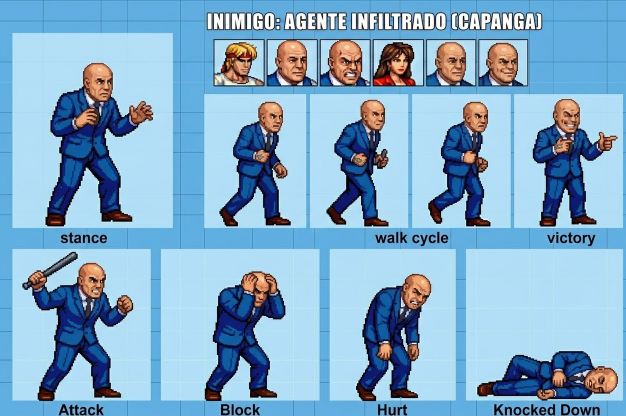
#> input picture werner-game/assets/agbald.jpg, 1251 x 832 px, given in place of agblue.jpg.jpg, which was not available (shown at 1/2 size)
$ python auto.py . agblue.jpg
#> lines starting #> are read from the running program, lines starting #| are printed output that depends on the picture; after the words box and inside, x2 and y2 are one past the last pixel; in counts of white or black regions, pixels touching at a corner belong together; pictures that were not available may be replaced by others from this repository, and a replacement may not be noted
import sys,json,numpy as np
from PIL import Image,ImageDraw
from scipy import ndimage as nd
SP=sys.argv[1];name=sys.argv[2]
im=Image.open(f'{SP}/sheets/{name}.jpg').convert('RGB');A=np.array(im).astype(int)
#> further down, im is the input picture: PIL image 1251x832 RGB; mean R, G, B 130.5, 171.4, 200.9
light=(A[:,:,2]>225)&(A[:,:,0]>150)&(A[:,:,1]>195)
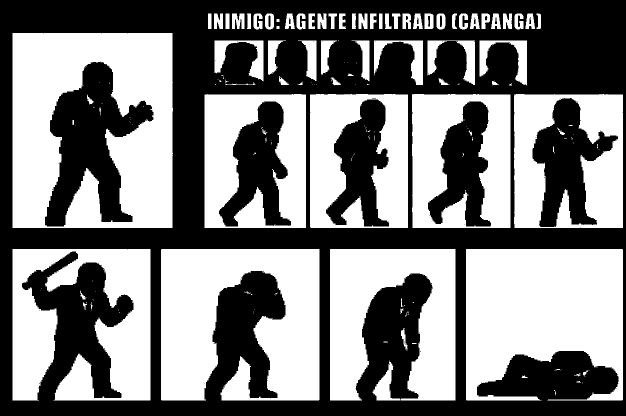
#> light: shape (832, 1251) bool (shown at 1/2 size); 49.9% white; 207 white regions (131 under 20 px), largest, box (x1, y1, x2, y2) and area: (25, 66, 346, 456) 90608, (932, 498, 1246, 801) 76129, (322, 498, 639, 801) 72122
light=nd.binary_closing(light,iterations=2)
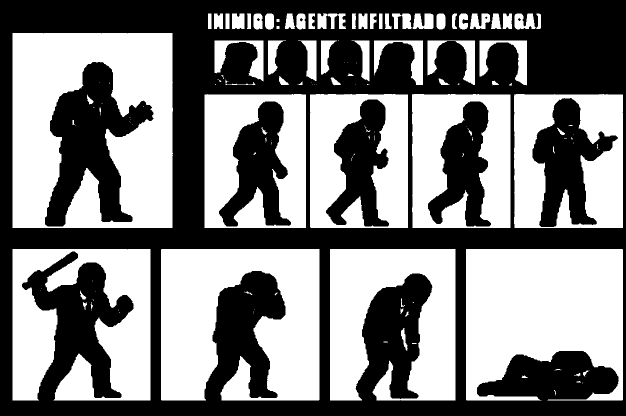
#> light: shape (832, 1251) bool (shown at 1/2 size); 50.3% white; 10 black regions (1 under 20 px), largest, box (x1, y1, x2, y2) and area: (0, 0, 1251, 832) 410507, (90, 124, 307, 453) 33635, (1065, 196, 1236, 454) 20942
lab,n=nd.label(light)
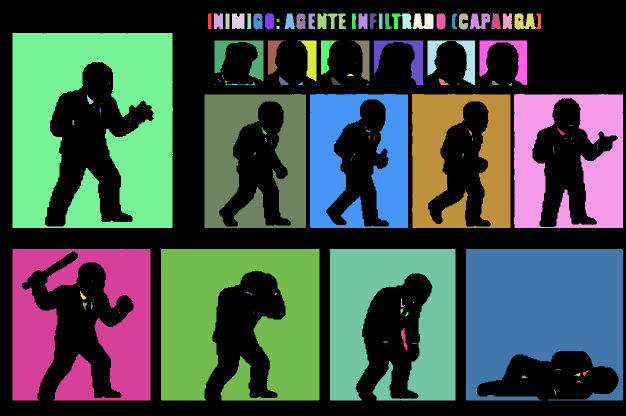
#> lab: shape (832, 1251) int32 (shown at 1/2 size); 181 distinct labels, from 0 to 180; one colour per label, 0 black
#> n = 180
boxes=[]
for i,sl in enumerate(nd.find_objects(lab)):
    h=sl[0].stop-sl[0].start;w=sl[1].stop-sl[1].start
    if h>150 and w>120: boxes.append((sl[1].start,sl[0].start,sl[1].stop,sl[0].stop))
#> this loop made 180 passes
#> (h, w) on passes 1 to 3: (31, 7), (31, 18), (31, 8)
#> after the loop, boxes = [(25, 66, 346, 456), (409, 188, 612, 456), (620, 188, 816, 456), (824, 188, 1021, 456), (1028, 188, 1246, 456), (25, 498, 301, 801), (322, 498, 639, 801), (660, 498, 911, 801), (932, 498, 1246, 801)]
boxes.sort(key=lambda b:(b[1]//150,b[0]))
print(name,boxes)
#| agblue.jpg [(25, 66, 346, 456), (409, 188, 612, 456), (620, 188, 816, 456), (824, 188, 1021, 456), (1028, 188, 1246, 456), (25, 498, 301, 801), (322, 498, 639, 801), (660, 498, 911, 801), (932, 498, 1246, 801)]
json.dump(boxes,open(f'{SP}/sheets/{name}.json','w'))

$ run again, on werner-game/assets/agente-taco.jpg
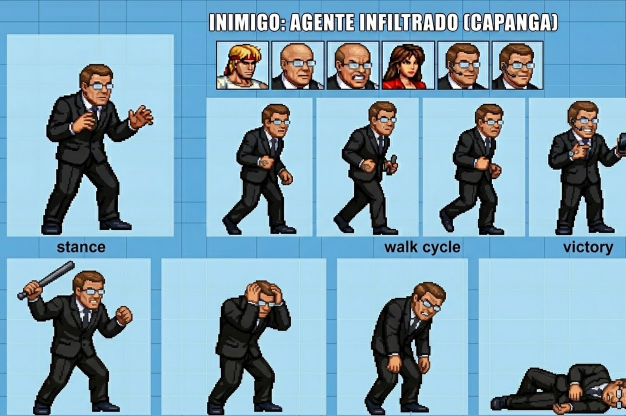
#> input picture werner-game/assets/agente-taco.jpg, 1251 x 832 px, given in place of agente-taco.jpg.jpg, which was not available (shown at 1/2 size)
#> im is the input picture: PIL image 1251x832 RGB; mean R, G, B 128.3, 163.7, 182.1
#> `light=(A[:,:,2]>225)&(A[:,:,0]>150)&(A[:,:,1]>195)`:
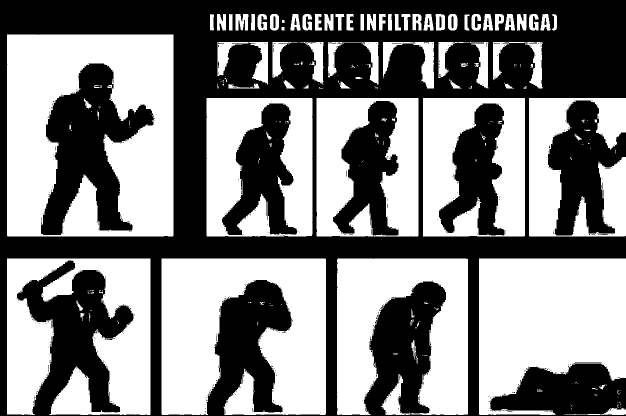
#> light: shape (832, 1251) bool (shown at 1/2 size); 51.2% white; 642 black regions (618 under 20 px), largest, box (x1, y1, x2, y2) and area: (0, 0, 1251, 832) 386846, (82, 127, 310, 470) 37145, (1096, 201, 1251, 471) 23253
#> `lab,n=nd.label(light)`:
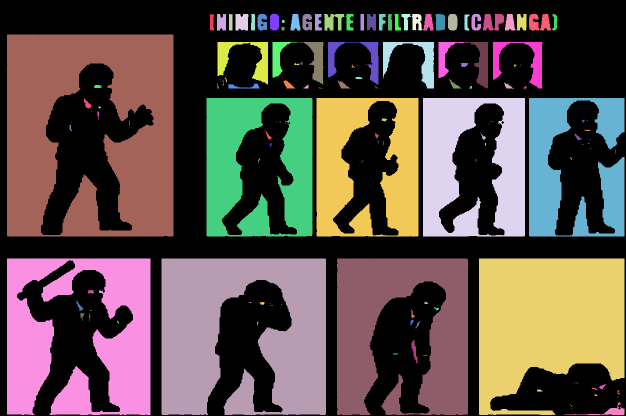
#> lab: shape (832, 1251) int32 (shown at 1/2 size); 194 distinct labels, from 0 to 193; one colour per label, 0 black
#> n = 193
#> the loop `for i,sl in enumerate(nd.find_objects(lab)):` made 193 passes
#> (h, w) on passes 1 to 3: (33, 8), (33, 18), (33, 7)
#> after the loop `for i,sl in enumerate(nd.find_objects(lab)):`: boxes = [(14, 69, 347, 473), (413, 196, 625, 473), (633, 196, 837, 473), (846, 196, 1050, 473), (1058, 196, 1249, 473), (14, 517, 301, 830), (323, 517, 652, 830), (674, 517, 936, 830), (958, 517, 1249, 830)]
#| agente-taco.jpg [(14, 69, 347, 473), (413, 196, 625, 473), (633, 196, 837, 473), (846, 196, 1050, 473), (1058, 196, 1249, 473), (14, 517, 301, 830), (323, 517, 652, 830), (674, 517, 936, 830), (958, 517, 1249, 830)]

$ run again, on werner-game/assets/baron.jpg
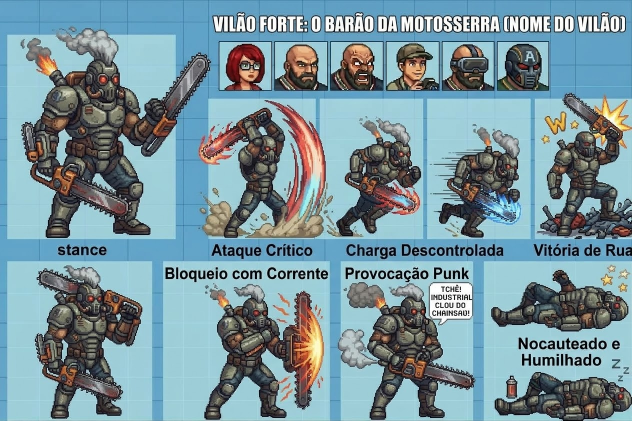
#> input picture werner-game/assets/baron.jpg, 1264 x 841 px, given in place of baron.jpg.jpg, which was not available (shown at 1/2 size)
#> im is the input picture: PIL image 1264x841 RGB; mean R, G, B 120, 147.6, 157
#> `light=(A[:,:,2]>225)&(A[:,:,0]>150)&(A[:,:,1]>195)`:
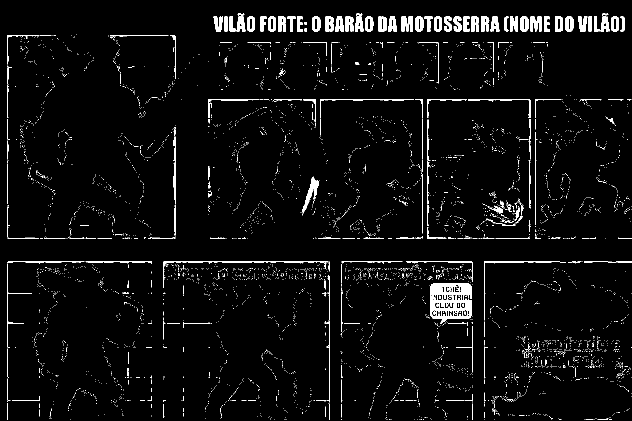
#> light: shape (841, 1264) bool (shown at 1/2 size); 3.7% white; 5657 white regions (5482 under 20 px), largest, box (x1, y1, x2, y2) and area: (860, 567, 944, 648) 3971, (604, 353, 638, 427) 697, (327, 523, 657, 576) 648
#> `lab,n=nd.label(light)`:
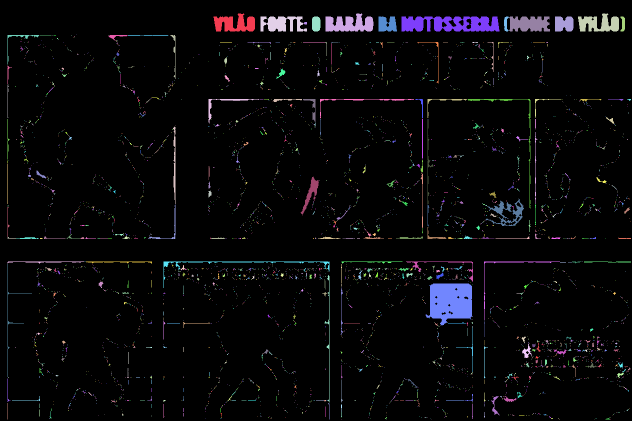
#> lab: shape (841, 1264) int32 (shown at 1/2 size); 5094 distinct labels, from 0 to 5093; one colour per label, 0 black
#> n = 5093
#> the loop `for i,sl in enumerate(nd.find_objects(lab)):` made 5093 passes
#> (h, w) on passes 1 to 3: (36, 83), (36, 96), (36, 82)
#> after the loop `for i,sl in enumerate(nd.find_objects(lab)):`: boxes = [(935, 198, 1061, 417)]
#| baron.jpg [(935, 198, 1061, 417)]
